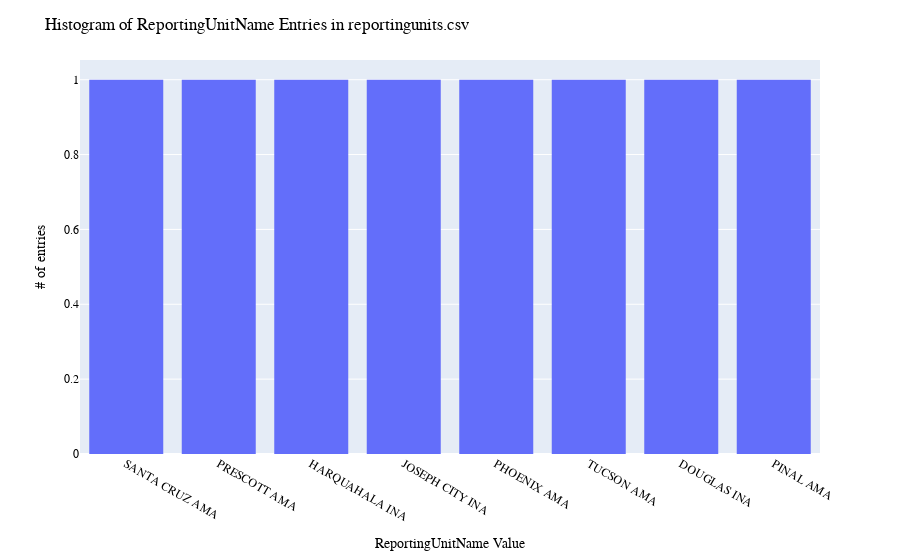

Notebook code cell kept with this figure:
### Markdown cell above
## Figures

### Code cell
# ReportingUnitName: histogram distribution of WaDE values
print(dfru.ReportingUnitName.value_counts())

fig = px.histogram(dfru, x="ReportingUnitName")
fig.update_layout(bargap=0.2,
                  title="Histogram of ReportingUnitName Entries in reportingunits.csv",
                  xaxis_title="ReportingUnitName Value",
                  yaxis_title="# of entries",
                    font=dict(
                        family="Arial Bold",
                        size=12,
                        color="Black")
                 )
fig.show()
fig.write_image('figures/ReportingUnitName.png', engine="kaleido")

### Figure 1 — Plotly figure (JSON) as saved in the notebook; plotly's stock layout.template omitted (floating-point values rounded to 4 significant figures)
{"data": [{"alignmentgroup": "True", "bingroup": "x", "hovertemplate": "ReportingUnitName=%{x}<br>count=%{y}<extra></extra>", "legendgroup": "", "marker": {"color": "#636efa", "pattern": {"shape": ""}}, "name": "", "offsetgroup": "", "orientation": "v", "showlegend": false, "type": "histogram", "x": ["SANTA CRUZ AMA", "PRESCOTT AMA", "HARQUAHALA INA", "JOSEPH CITY INA", "PHOENIX AMA", "TUCSON AMA", "DOUGLAS INA", "PINAL AMA"], "xaxis": "x", "yaxis": "y"}], "layout": {"bargap": 0.2, "barmode": "relative", "font": {"color": "Black", "family": "Arial Bold", "size": 12}, "legend": {"tracegroupgap": 0}, "margin": {"t": 60}, "title": {"text": "Histogram of ReportingUnitName Entries in reportingunits.csv"}, "xaxis": {"anchor": "y", "domain": [0, 1], "title": {"text": "ReportingUnitName Value"}}, "yaxis": {"anchor": "x", "domain": [0, 1], "title": {"text": "# of entries"}}}}
